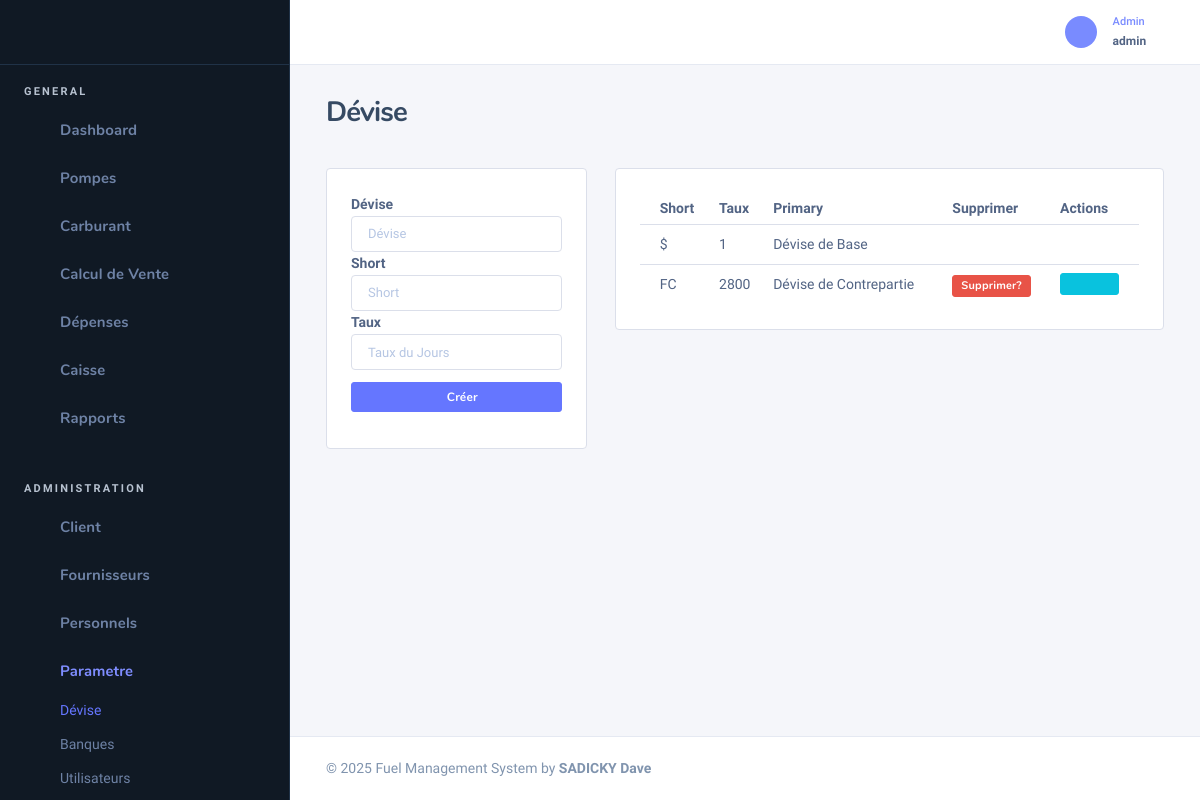
Screenshot of /devise (signed in) with the database file from the repository.
### tables this page shows
CREATE TABLE `tbl_devise` (
  `devise_id` int(11) NOT NULL,
  `devise` varchar(200) DEFAULT NULL,
  `short` varchar(200) NOT NULL,
  `taux` varchar(200) NOT NULL,
  `statut` enum('0','1') NOT NULL
);

### Models/Admin/tiers.class.php (called while the page is built, shortened)
<?php
class Tiers
{
    public function getDevises()
    {
        $db = getConnection();
        $statement = $db->prepare("SELECT * FROM tbl_devise order by devise ASC");
        $statement->execute();
        $tbP = array();
        while ($data =  $statement->fetchObject()) {
            $tbP[] = $data;
        }
        return $tbP;
    }
}

### Vues/Admin/devise.php (the view, shortened to what this page needs)
<div class="row">
    <div class="col-lg-4 my-2">
        <div class="card card-bordered card-preview">
            <div class="card-inner">
                <form method="post" id="formulaire_devise">
                    <div class="row">
                        <div class="col-sm-12">
                            <div class="form-group">
                                <b><label>Dévise </label></b>
                                <input type='text' name="devise" placeholder="Dévise" class="form-control" id="devise">
                            </div>
                        </div>
                        <div class="col-sm-12">
                            <div class="form-group">
                                <b><label>Short </label></b>
                                <input type='text' name="short" placeholder="Short" class="form-control" id="short">
                            </div>
                        </div>
                        <div class="col-sm-12">
                            <div class="form-group">
                                <b><label>Taux </label></b>
                                <input type='text' name="taux" placeholder="Taux du Jours" class="form-control" id="short">
                            </div>
                        </div>
                        <div class="col-sm-12 my-2">
                            <div class="form-group">
                                <button class="btn btn-primary btn-block btn-sm" type="submit"><i class="fa fa-plus fa-fw"></i> Créer</button>
                            </div>
                        </div>
                    </div>
                </form>
            </div>
        </div>
    </div>
    <div class="col-lg-8 my-2">
        <div class="card card-bordered card-preview">
            <div class="card-inner">
                <table class="datatable-init-export nowrap table" data-export-title="Export">
                    <thead>
                        <tr>
                            <th>Short</th>
                            <th>Taux</th>
                            <th>Primary</th>
                            <th>Supprimer</th>
                            <th>Actions</th>
                        </tr>
                    </thead>
                    <tbody>
                        <?php foreach ($data as $e) : ?>
                            <tr class="odd gradeX">
                                <td><?= $e->short ?></td>
                                <td><?= $e->taux ?></td>
                                <td><?php
                                    if ($e->statut == '1') echo "<span class='label label-primary'>Dévise de Base</span>";
                                    else echo "<span class='label label-default'>Dévise de Contrepartie</span>";   ?>
                                </td><?php
                                        if ($e->statut == '0') : ?>
                                    <td><button type='button' id='<?= $e->devise_id ?>' name='delete' class='btn btn-xs btn-danger delete-devise'></span> Supprimer?</button></td>
                                    <td class="center">
                                        <button class='btn btn-info btn-xs btn-block view_devise' id="<?= $e->devise_id ?>" title='Modification'>
                                            <span class='icon ni ni-edit'></span>
                                        </button>
                                    </td>
                                <?php endif; ?>
                            </tr>
                        <?php endforeach ?>
                    </tbody>
                </table>
            </div>
        </div>
    </div>
</div>

### rows the page displays
tbl_devise: short "$", taux "1", statut "Dévise de Base"
tbl_devise: short "FC", taux "2800", statut "Dévise de Contrepartie"

### other values shown
$_SESSION['username'] "admin"
$title "Dévise"
